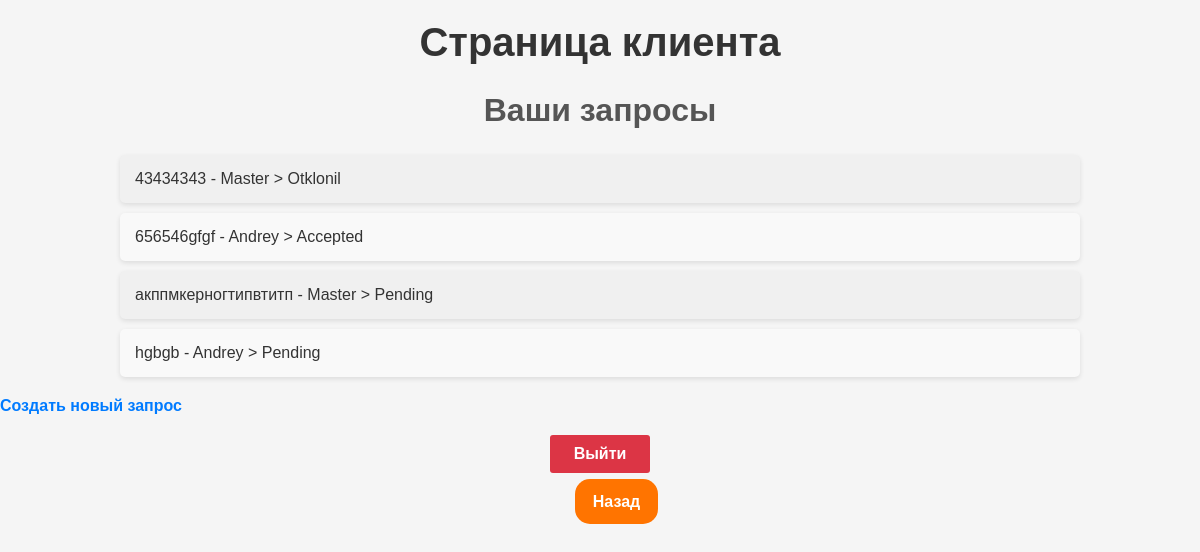
The page /client/ (signed in) on the database as committed earlier.
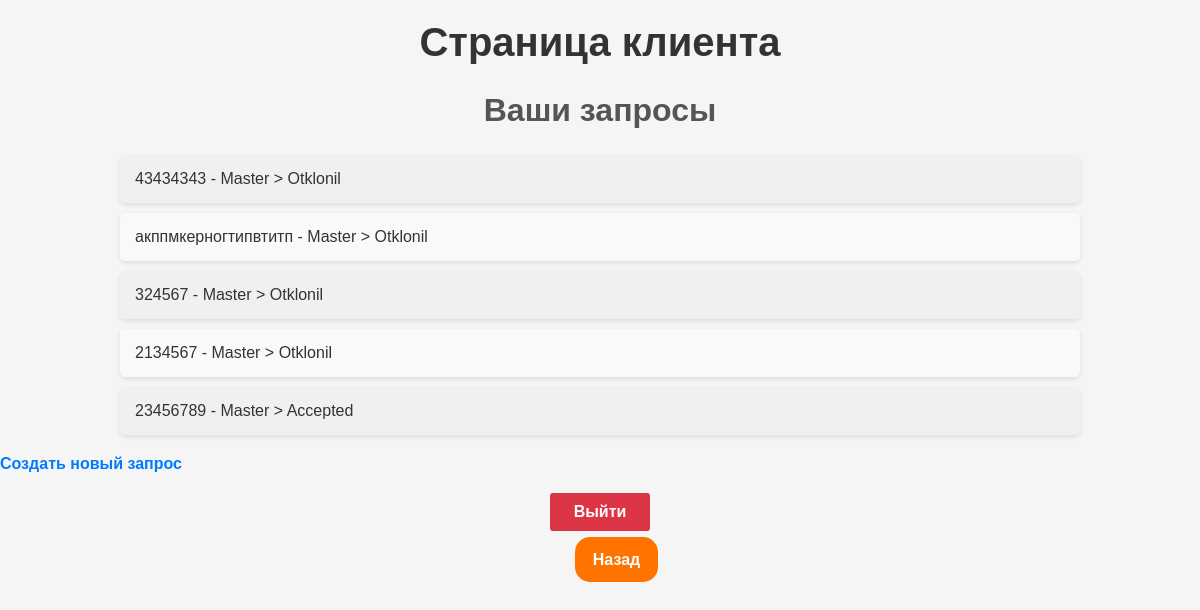
The same page on the database as committed later.
### academy/models.py (models this page shows, shortened)
class Request(models.Model):
    client = models.ForeignKey(Client, on_delete=models.CASCADE)
    master = models.ForeignKey(Master, on_delete=models.CASCADE)
    description = models.TextField()
    status = models.CharField(max_length=20, choices=[('В ожидании', 'В ожидании'), ('Принял', 'Принял'), ('Отклонил', 'Отклонил')], default='В ожидании')

class Master(models.Model):
    user = models.OneToOneField(User, on_delete=models.CASCADE)
    name = models.CharField(max_length=100)

### academy/views.py (the view)
# urls.py: path('client/', views.client_page, name='client_page'),
@login_required
def client_page(request):
    client = get_object_or_404(Client, user=request.user)
    requests = Request.objects.filter(client=client)
    return render(request, 'orders/client_page.html', {'requests': requests})

### template/orders/client_page.html (shortened to what this page needs)
{% load static %}
<!DOCTYPE html>
<html lang="en">
<head>
    <link rel="stylesheet" href="{% static 'style7.css' %}">
</head>
<body>
<div class="container">
    <h1>Страница клиента</h1>
    <h2>Ваши запросы</h2>
    <ul>
        {% for request in requests %}
            <li>
                {{ request.description }} - {{ request.master.name }} > {{ request.status }}
            </li>
        {% endfor %}
    </ul>
    <a class="buttonn" href="{% url 'create_request' %}">Создать новый запрос</a>
    <a href="{% url 'logout' %}">Выйти</a>
</div>
    <div class="btn">
        <a class="button" href="{% url 'home' %}">Назад</a>
    </div>
</body>
</html>

### static/style7.css (style rules this page uses)
body { font-family: 'Arial', sans-serif; background-color: #f5f5f5; color: #333; margin: 0; padding: 0; }
h1 { font-family: 'Arial', sans-serif; color: #333; text-align: center; margin-top: 20px; font-size: 2.5em; }
h2 { font-family: 'Arial', sans-serif; color: #555; text-align: center; margin-top: 10px; font-size: 2em; }
ul { list-style-type: none; padding: 0; width: 80%; margin: 20px auto; }
ul li { background-color: #f9f9f9; margin: 10px 0; padding: 15px; border-radius: 5px; box-shadow: 0 2px 5px rgba(0, 0, 0, 0.1); font-family: 'Arial', sans-serif; display: flex; justify-content: space-between; align-items: center; }
ul li:nth-child(odd) { background-color: #f0f0f0; }
a { text-decoration: none; color: #007BFF; font-weight: bold; font-family: 'Arial', sans-serif; }
a[href*="logout"] { display: block; width: 100px; margin: 20px auto; text-align: center; background-color: #dc3545; color: white; padding: 10px 0; border-radius: 3px; text-decoration: none; transition: background-color 0.3s ease; }
.button { background-color: #FF7400; color: #fff; text-decoration: none; padding: 14px 18px; font-weight: 700; border-radius: 15px; margin-left: 47.9%; transition: background-color 0.2s linear ; }

Rows that differ between the two databases and show on the page:
removed Request: description "656546gfgf", master.name "Andrey", status "Accepted"
removed Request: description "hgbgb", master.name "Andrey", status "Pending"
changed Request "акппмкерногтипвтитп": status "Pending" → "Otklonil"
added Request: description "324567", master.name "Master", status "Otklonil"
added Request: description "2134567", master.name "Master", status "Otklonil"
added Request: description "23456789", master.name "Master", status "Accepted"
